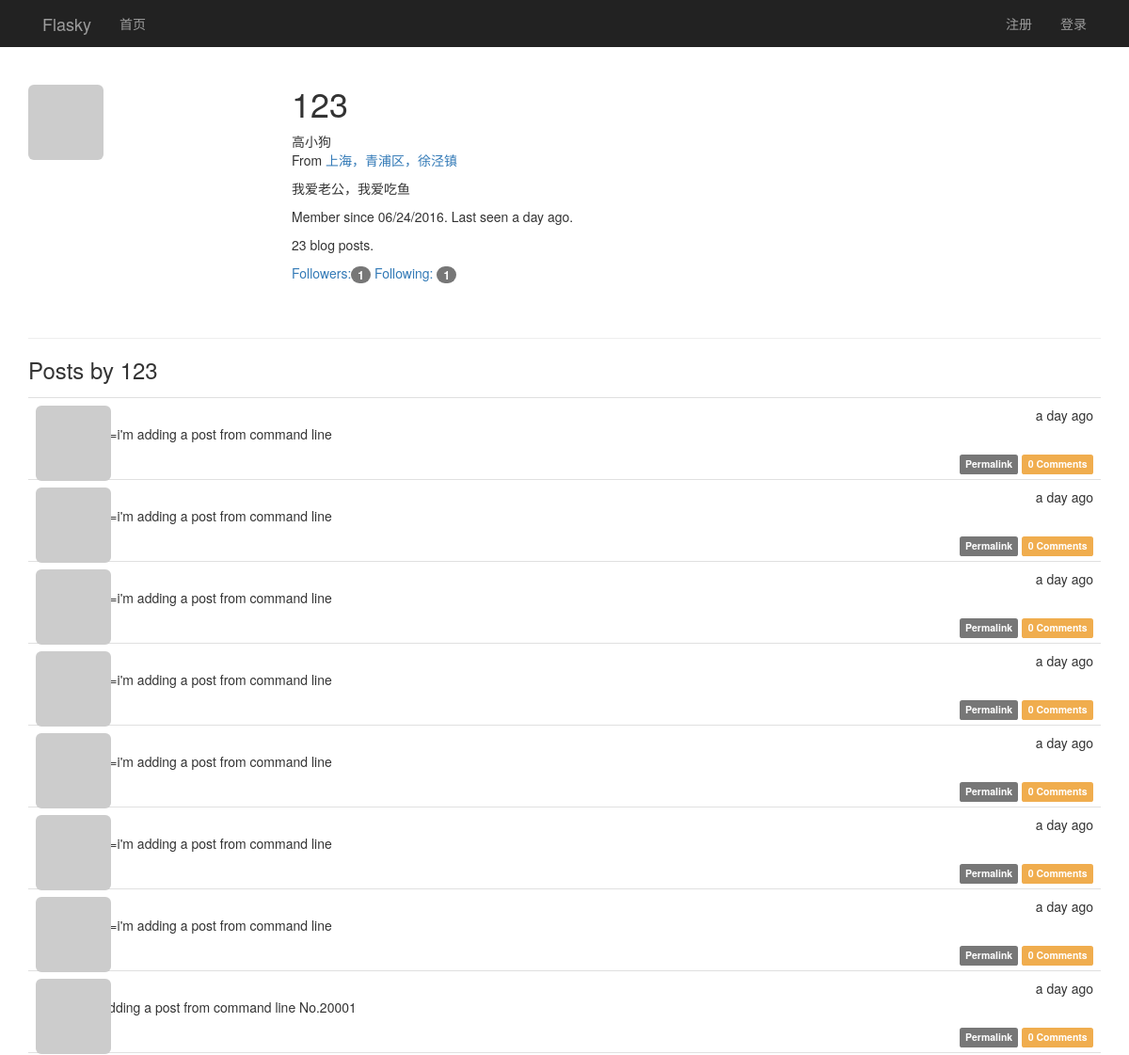
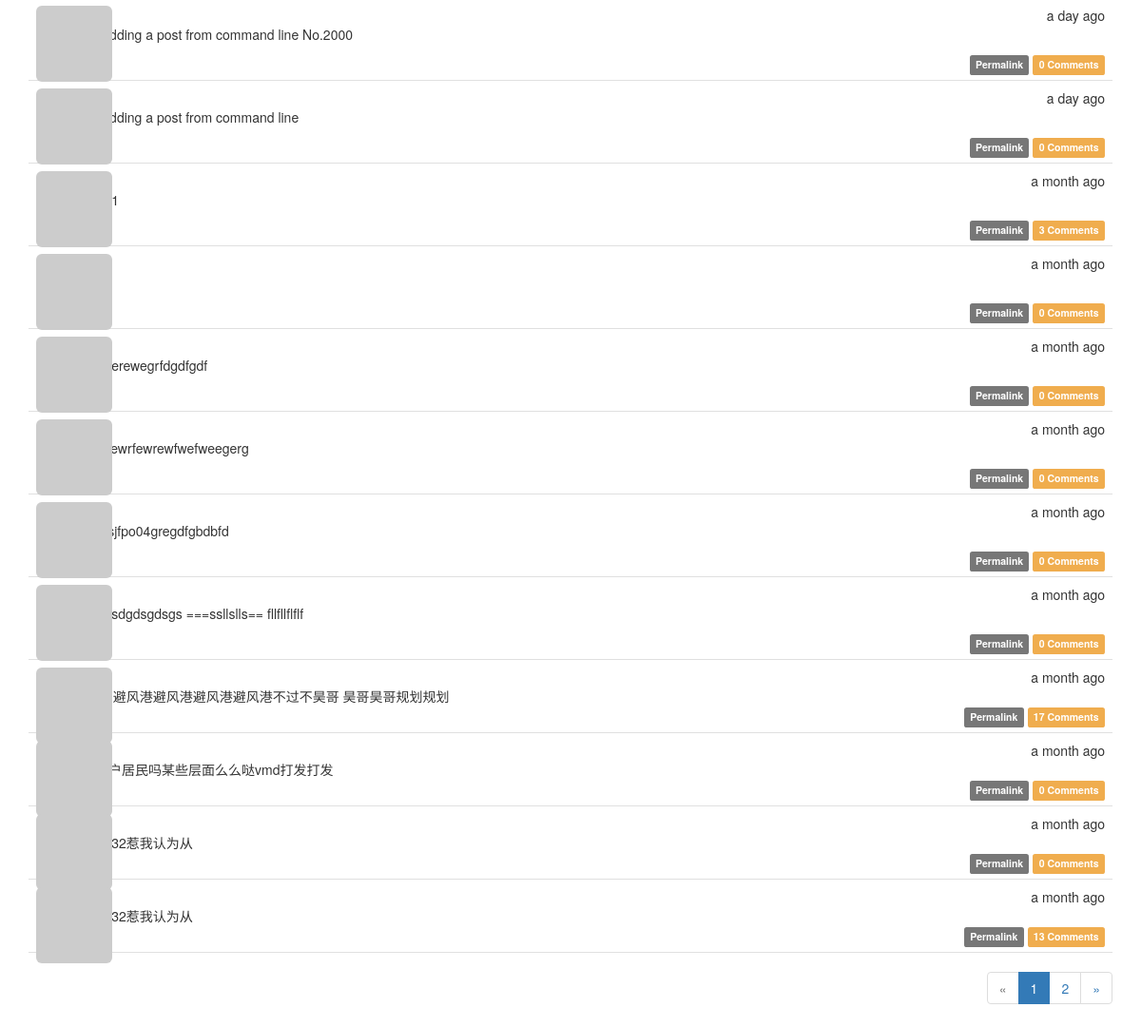
Before: /user/123 with the older database file (2 pictures, top to bottom).
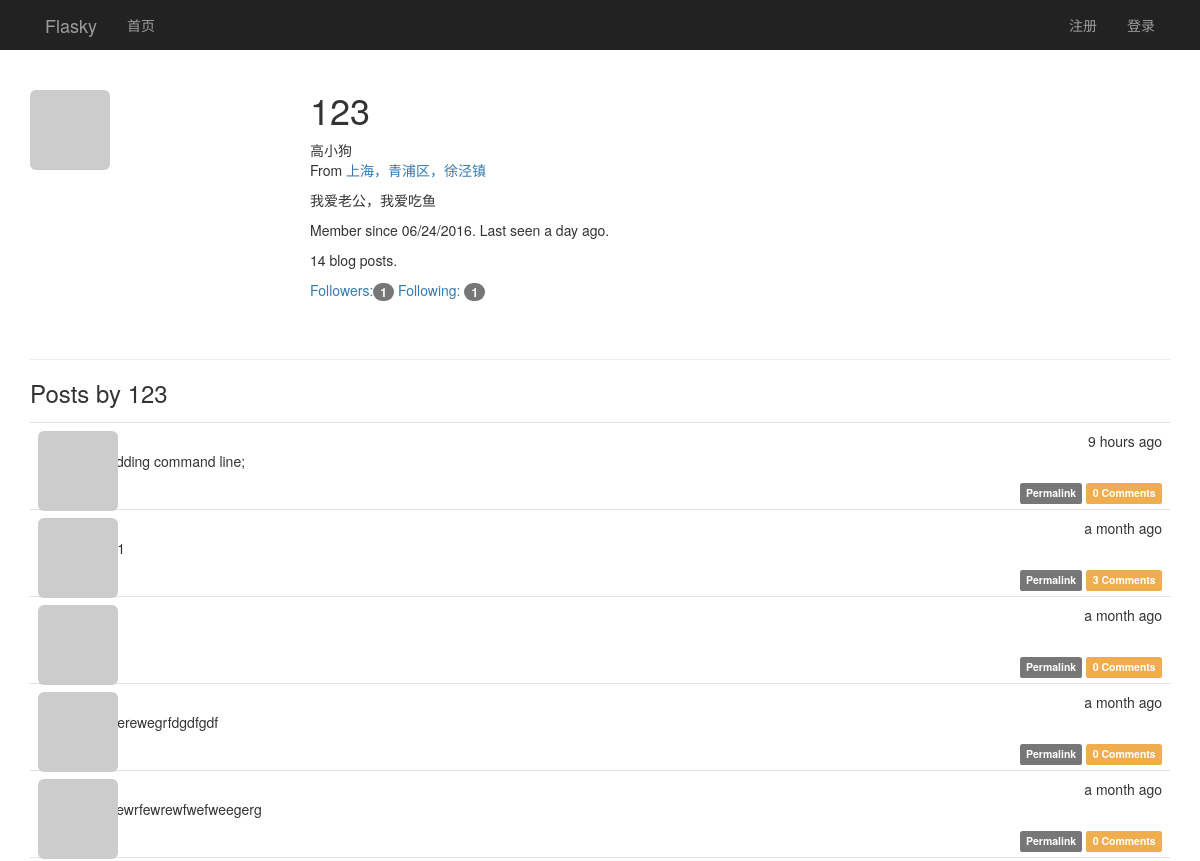
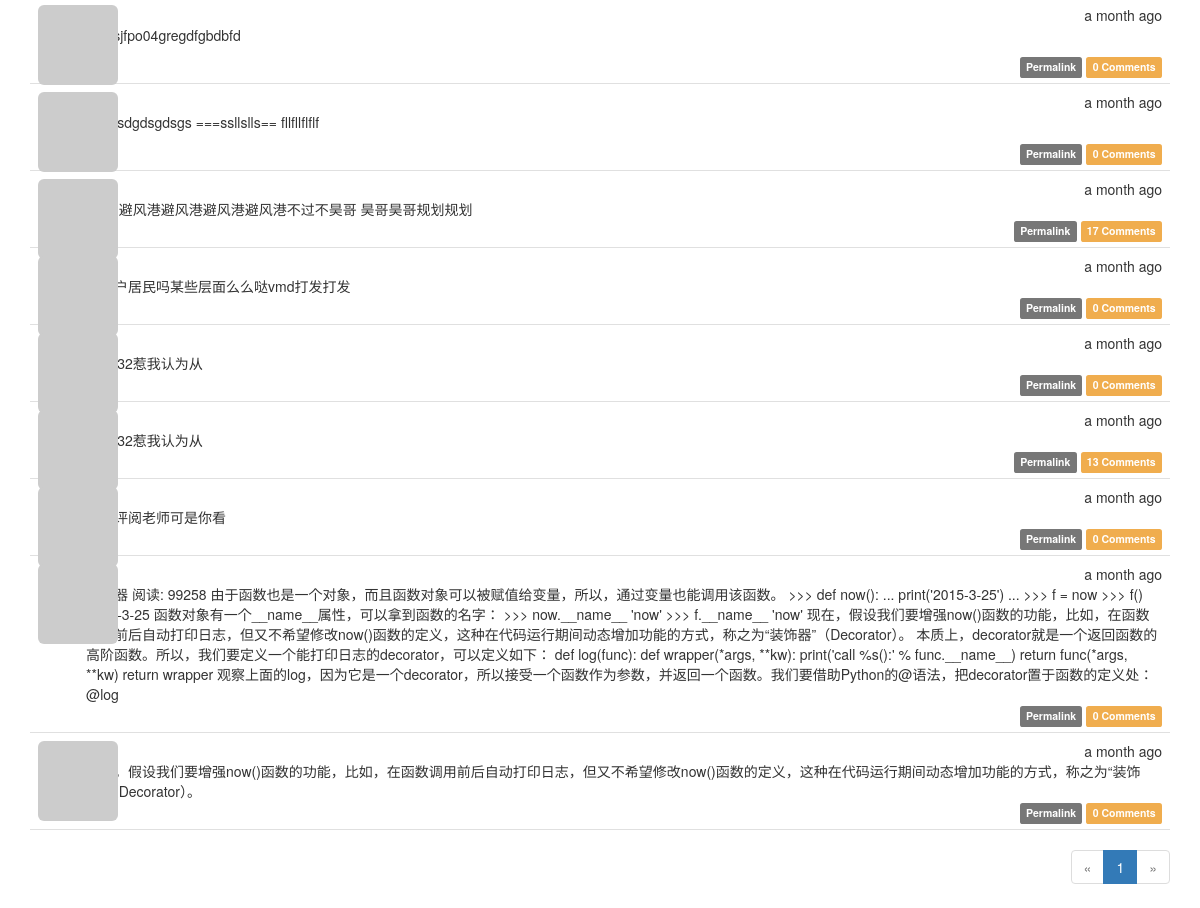
After: the same page with the newer database file (2 pictures, top to bottom).
### app/models.py (models this page shows, shortened)
class User(UserMixin, db.Model):
    __tablename__ = 'users'
    id = db.Column(db.Integer, primary_key=True)
    email = db.Column(db.String(64), unique=True, index=True)
    username = db.Column(db.String(64), unique=True, index=True)
    password_hash = db.Column(db.String(128))
    confirmed = db.Column(db.Boolean, default=False)
    role_id = db.Column(db.Integer, db.ForeignKey('roles.id'))
    name = db.Column(db.String(64))
    location = db.Column(db.String(64))
    about_me = db.Column(db.TEXT())
    member_since = db.Column(db.DateTime(), default=datetime.utcnow)
    last_seen = db.Column(db.DateTime(), default=datetime.utcnow)
    avatar_hash = db.Column(db.String(32))
    ''' 查询用户写的文章,SQL:
    SELECT
        posts.id AS posts_id,
        posts.body AS posts_body,
        posts.body_html AS posts_body_html,
        posts.timestamp AS posts_timestamp,
        posts.author_id AS posts_author_id
    FROM
        posts
    WHERE
        posts.author_id = 2
    '''
    posts = db.relationship('Post', backref='author', lazy='dynamic')
    """follower_id表示关注者， followed_id表示被关注者
        查询被关注者，select * from follows  LEFT JOIN users on follower_id = id where follower_id=2
    SELECT
        follows.follower_id AS follows_follower_id,
        follows.followed_id AS follows_followed_id,
        follows.timestamp AS follows_timestamp,
        users_1.id AS users_1_id,
        users_1.email AS users_1_email,
        users_1.username AS users_1_username,
        users_1.password_hash AS users_1_password_hash,
        users_1.confirmed AS users_1_confirmed,
        users_1.role_id AS users_1_role_id,
        users_1.name AS users_1_name,
        users_1.location AS users_1_location,
        users_1.about_me AS users_1_about_me,
        users_1.member_since AS users_1_member_since,
        users_1.last_seen AS users_1_last_seen,
        users_1.avatar_hash AS users_1_avatar_hash,
        users_2.id AS users_2_id,
        users_2.email AS users_2_email,
        users_2.username AS users_2_username,
        users_2.password_hash AS users_2_password_hash,
        users_2.confirmed AS users_2_confirmed,
        users_2.role_id AS users_2_role_id,
        users_2.name AS users_2_name,
        users_2.location AS users_2_location,
        users_2.about_me AS users_2_about_me,
        users_2.member_since AS users_2_member_since,
        users_2.last_seen AS users_2_last_seen,
        users_2.avatar_hash AS users_2_avatar_hash
    FROM
        follows
    LEFT OUTER JOIN users AS users_1 ON users_1.id = follows.follower_id
    LEFT OUTER JOIN users AS users_2 ON users_2.id = follows.followed_id
    WHERE
        follows.follower_id = 2;
    """
    followed = db.relationship('Follow', foreign_keys=[Follow.follower_id],
                               backref=db.backref('follower', lazy='joined'),
                               lazy='dynamic',
                               cascade='all, delete-orphan')
    """ 查询关注者， select * from follows  LEFT JOIN users on followed_id = id where followed_id=3
        users_1：关注者表
        users_2：被关注者表
    SELECT
        follows.follower_id AS follows_follower_id,
        follows.followed_id AS follows_followed_id,
        follows.timestamp AS follows_timestamp,
        users_1.id AS users_1_id,
        users_1.email AS users_1_email,
        users_1.username AS users_1_username,
        users_1.password_hash AS users_1_password_hash,
        users_1.confirmed AS users_1_confirmed,
        users_1.role_id AS users_1_role_id,
        users_1.name AS users_1_name,
        users_1.location AS users_1_location,
        users_1.about_me AS users_1_about_me,
        users_1.member_since AS users_1_member_since,
        users_1.last_seen AS users_1_last_seen,
        users_1.avatar_hash AS users_1_avatar_hash,
        users_2.id AS users_2_id,
        users_2.email AS users_2_email,
        users_2.username AS users_2_username,
        users_2.password_hash AS users_2_password_hash,
        users_2.confirmed AS users_2_confirmed,
        users_2.role_id AS users_2_role_id,
        users_2.name AS users_2_name,
        users_2.location AS users_2_location,
        users_2.about_me AS users_2_about_me,
        users_2.member_since AS users_2_member_since,
        users_2.last_seen AS users_2_last_seen,
        users_2.avatar_hash AS users_2_avatar_hash
    FROM
        follows
    LEFT OUTER JOIN users AS users_1 ON users_1.id = follows.follower_id
    LEFT OUTER JOIN users AS users_2 ON users_2.id = follows.followed_id
    WHERE
        follows.followed_id = 7;
    """
    followers = db.relationship('Follow', foreign_keys=[Follow.followed_id],
                                backref=db.backref('followed', lazy='joined'),
                                lazy='dynamic',
                                cascade='all, delete-orphan')
    comments = db.relationship('Comment', backref='author', lazy='dynamic')
    @property
    def password(self):
        raise AttributeError('password is not a readable attribute')
    def gravatar(self, size=100, default='identicon', rating='g'):
        if request.is_secure:
            url = 'https://secure.gravatar.com/avatar'
        else:
            url = 'http://s.gravatar.com/avatar'
        email_hash = self.avatar_hash or hashlib.md5(self.email.encode('utf-8')).hexdigest()
        return '{url}/{hash}?s={size}&d={default}&r={rating}'.format(
            url=url, hash=email_hash, size=size, default=default, rating=rating)

class Post(db.Model):
    __tablename__ = 'posts'
    id = db.Column(db.Integer, primary_key=True)
    body = db.Column(db.Text)
    body_html = db.Column(db.Text)
    timestamp = db.Column(db.DateTime, index=True, default=datetime.utcnow)
    author_id = db.Column(db.Integer, db.ForeignKey('users.id'))
    comments = db.relationship('Comment', backref='post', lazy='dynamic')

### app/main/views.py (the view)
@main.route('/user/<username>')
def user(username):
    user_name = User.query.filter_by(username=username).first_or_404()
    page = request.args.get('page', 1, type=int)
    pagination = user_name.posts.order_by(Post.timestamp.desc()).paginate(page, per_page=current_app.config[
        'FLASK_POSTS_PER_PAGE'], error_out=False)
    posts = pagination.items
    return render_template('user.html', user=user_name, posts=posts, pagination=pagination)

### app/auth/views.py (called while the page is built)
@auth.before_app_request
def before_request():
    if current_user.is_authenticated:
        current_user.ping()
        if not current_user.confirmed \
                and request.endpoint[:5] != 'auth.' \
                and request.endpoint != 'static':
            return redirect(url_for('auth.unconfirmed'))

### app/main/__init__.py (called while the page is built)
@main.app_context_processor
def inject_permissions():
    return dict(Permission=Permission)

### app/models.py (called while the page is built)
    def can(self, permissions):
        return False

    def is_administrator(self):
        return False

### app/templates/user.html (shortened to what this page needs)
{% extends "base.html" %}
{% import "_marcros.html" as macros %}
{% block page_content %}
<div class="page-header" xmlns="http://www.w3.org/1999/html">
    <img class="img-rounded profile-thumbnail" src="{{ user.gravatar(size=256) }}">
    <div class="profile-header">
        <h1>{{ user.username }}</h1>
        {% if user.name or user.location %}
        <p>
            {% if user.name %}{{ user.name }}<br>{% endif %}
            {% if user.location %}
                From <a href="http://maps.google.com/?q={{ user.location }}">
                    {{ user.location }}
                </a><br>
            {% endif %}
        </p>
        {% endif %}
        {%  if user.about_me %}<p>{{ user.about_me }}</p>{% endif %}
        <p>
            Member since {{ moment(user.member_since).format('L') }}.
            Last seen {{ moment(user.last_seen).fromNow() }}.
        </p>
        <p>{{ user.posts.count() }} blog posts.</p>
        <p>
        <a href="{{ url_for('.followers', username=user.username) }}">
            Followers:<span class="badge">{{ user.followers.count() - 1 }}</span>
        </a>
        <a href="{{ url_for('.followed_by', username=user.username) }}">
            Following: <span class="badge">{{ user.followed.count() - 1 }}
        </span>
        </a>
        </p>
    </div>
</div>
    <h3>Posts by {{ user.username }}</h3>
    {% include '_posts.html' %}
<div class="pagination">
    {{ macros.pagination_widget(pagination, '.user', username=user.username) }}
</div>
{% endblock %}

### app/templates/base.html (shortened to what this page needs)
{% extends "bootstrap/base.html" %}
{% block head %}
{{ super() }}
<link rel="stylesheet" type="text/css" href="{{ url_for('static', filename='styles.css') }}">
{% endblock %}
{% block navbar %}
<div class="nvrbar navbar-inverse" role="navigation" >
    <div class="container">
        <div class="navbar-header">
            <a class="navbar-brand" href="{{ url_for('main.index') }}">Flasky</a>
        </div>
        <div class="navbar-collapse collpase">
            <ul class="nav  navbar-nav">
                <li><a href="{{ url_for('main.index') }}">首页</a></li>
            </ul>
            <ul class="nav navbar-nav navbar-right">
                {% if current_user.is_authenticated %}
                <li>
                    <a href="{{ url_for('main.user', username=current_user.username) }}">
                        <img src="{{ current_user.gravatar(size=18) }}">
                        {{ current_user.username }}</a>
                </li>
                <li class="dropdown">
                    <a href="#" class="dropdown-toggle" data-toggle="dropdown">账户 <b class="caret"></b></a>
                    <ul class="dropdown-menu">
                        <li><a href="{{ url_for('auth.change_password') }}">修改密码</a></li>
                        <li><a href="{{ url_for('main.user', username=current_user.username) }}">设置</a></li>
                        <li class="divider"></li>
                        <li><a href="{{ url_for('auth.logout') }}">注销</a></li>
                    </ul>
                </li>
                {% else %}
                <li><a href="{{ url_for('auth.register') }}">注册</a></li>
                <li><a href="{{ url_for('auth.login_username') }}">登录</a> </li>
                {% endif %}
            </ul>
        </div>
     </div>
</div>
{% endblock %}
{% block content %}
<div class="container">
    {% block page_content %}{% endblock %}
</div>
{% endblock %}

### app/templates/_marcros.html
{% macro pagination_widget(pagination, endpoint, fragment='') %}
<ul class="pagination">
    <li {% if not pagination.has_prev %} class="disabled" {% endif %}>
        <a href="{% if pagination.has_prev %}{{ url_for(endpoint, page=pagination.prev_num, **kwargs) }}{{ fragment }}{% else %}#{% endif %}">
        &laquo;
        </a>
    </li>
    {% for p in pagination.iter_pages() %}
        {% if p %}
            {% if p == pagination.pages %}
            <li {% if p == pagination.page %} class="active" {% endif %}>
                <a href="{{ url_for(endpoint, page=p, **kwargs) }}{{ fragment }}">{{ p }}</a>
            </li>
            {% else %}
            <li {% if p == pagination.page %} class="active" {% endif %}>
                <a href="{{ url_for(endpoint, page=p, **kwargs) }}{{ fragment }}">{{ p }}</a>
            </li>
            {% endif %}
        {% else %}
        <li class="disabled"><a href="#">&hellip;</a></li>
        {% endif %}
    {% endfor %}
    <li{% if not pagination.has_next %} class="disabled"{% endif %}>
        <a href="{% if pagination.has_next %}{{ url_for(endpoint,
            page=pagination.next_num, **kwargs) }}{{ fragment }}{% else %}#{% endif %}">
            &raquo;
        </a>
    </li>
</ul>
{% endmacro %}

### app/templates/_posts.html (shortened to what this page needs)
<ul class="posts">
    {% for post in posts %}
    <li class="post">
        <div class="post-thumbnail">
            <a href="{{ url_for('.user', username=post.author.username) }}">
                <img class="img-rounded profile-thumbnail"
                     src="{{ post.author.gravatar(size=40) }}">
            </a>
        </div>
        <div class="post-content">
            <div class="post-date">{{ moment(post.timestamp).fromNow() }}</div>
            <div class="post-author">
                <a href="{{ url_for('.user', username=post.author.username) }}">
                </a>
            </div>
            <div class="post-body">
                {% if post.body_html %}
                    {{ post.body_html | safe }}
                {% else %}
                    {{ post.body }}
                {% endif %}
            </div>
            <div class="post-footer">
                <a href="{{ url_for('.post', post_id=post.id) }}">
                    <span class="label label-default">Permalink</span>
                </a>
                <a href="{{ url_for('.post', post_id=post.id) }}#comments">
                    <span class="label label-warning">
                        {{ post.comments.count() }} Comments
                    </span>
                </a>
            </div>
        </div>
    </li>
    {% endfor %}
</ul>

### app/static/styles.css (style rules this page uses)
.profile-thumbnail { position: absolute; }
.profile-header { min-height: 260px; margin-left: 280px; }
ul.posts { list-style-type: none; padding: 0px; margin: 16px 0px 0px 0px; border-top: 1px solid #e0e0e0; }
ul.posts li.post { padding: 8px; border-bottom: 1px solid #e0e0e0; }
div.post-date { float: right; }
div.post-author { font-weight: bold; }
div.post-thumbnail { position: absolute; }
div.post-content { margin-left: 48px; min-height: 48px; }
div.post-footer { text-align: right; }
div.pagination { width: 100%; text-align: right; padding: 0px; margin: 0px; }

Changed rows visible on the page:
removed Post: timestamp "a day ago", body_html "body=i'm adding a post from command line", comments.count "0"
removed Post: timestamp "a day ago", body_html "body=i'm adding a post from command line", comments.count "0"
removed Post: timestamp "a day ago", body_html "body=i'm adding a post from command line", comments.count "0"
removed Post: timestamp "a day ago", body_html "body=i'm adding a post from command line", comments.count "0"
removed Post: timestamp "a day ago", body_html "body=i'm adding a post from command line", comments.count "0"
removed Post: timestamp "a day ago", body_html "body=i'm adding a post from command line", comments.count "0"
removed Post: timestamp "a day ago", body_html "body=i'm adding a post from command line", comments.count "0"
removed Post: timestamp "a day ago", body_html "i'm adding a post from command line No.20001", comments.count "0"
removed Post: timestamp "a day ago", body_html "i'm adding a post from command line No.2000", comments.count "0"
removed Post: timestamp "a day ago", body_html "i'm adding a post from command line", comments.count "0"
added Post: timestamp "9 hours ago", body_html "I'm adding command line;", comments.count "0"
now on this page (row unchanged): Post: timestamp "a month ago", body "发表评阅老师可是你看", comments.count "0"
now on this page (row unchanged): Post: timestamp "a month ago", body "装饰器 阅读: 99258 由于函数也是一个对象，而且函数对象可以被赋值给变量，所以，通过变量也能调用该函数。 >>> def now(): ... print('2015-3-25') ... >>> f = now >>> f() 2015-3-25 函数对象有一个__name__属性，可以拿到函数的名字： >>> now.__name__ 'now' >>> f.__name__ 'now' 现在，假设我们要增强now()函数的功能，比如，在函数调用前后自动打印日志，但又不希望修改now()函数的定义，这种在代码运行期间动态增加功能的方式，称之为“装饰器”（Decorator）。 本质上，decorator就是一个返回函数的高阶函数。所以，我们要定义一个能打印日志的decorator，可以定义如下： def log(func): def wrapper(*args, **kw): print('call %s():' % func.__name__) return func(*args, **kw) return wrapper 观察上面的log，因为它是一个decorator，所以接受一个函数作为参数，并返回一个函数。我们要借助Python的@语法，把decorator置于函数的定义处： @log", comments.count "0"
now on this page (row unchanged): Post: timestamp "a month ago", body "现在，假设我们要增强now()函数的功能，比如，在函数调用前后自动打印日志，但又不希望修改now()函数的定义，这种在代码运行期间动态增加功能的方式，称之为“装饰器”（Decorator）。", comments.count "0"
Other visible differences:
{{ user.posts.count() }}: "23" → "14"
list line gone: "1"
new list line: "1"
list line gone: "2"
